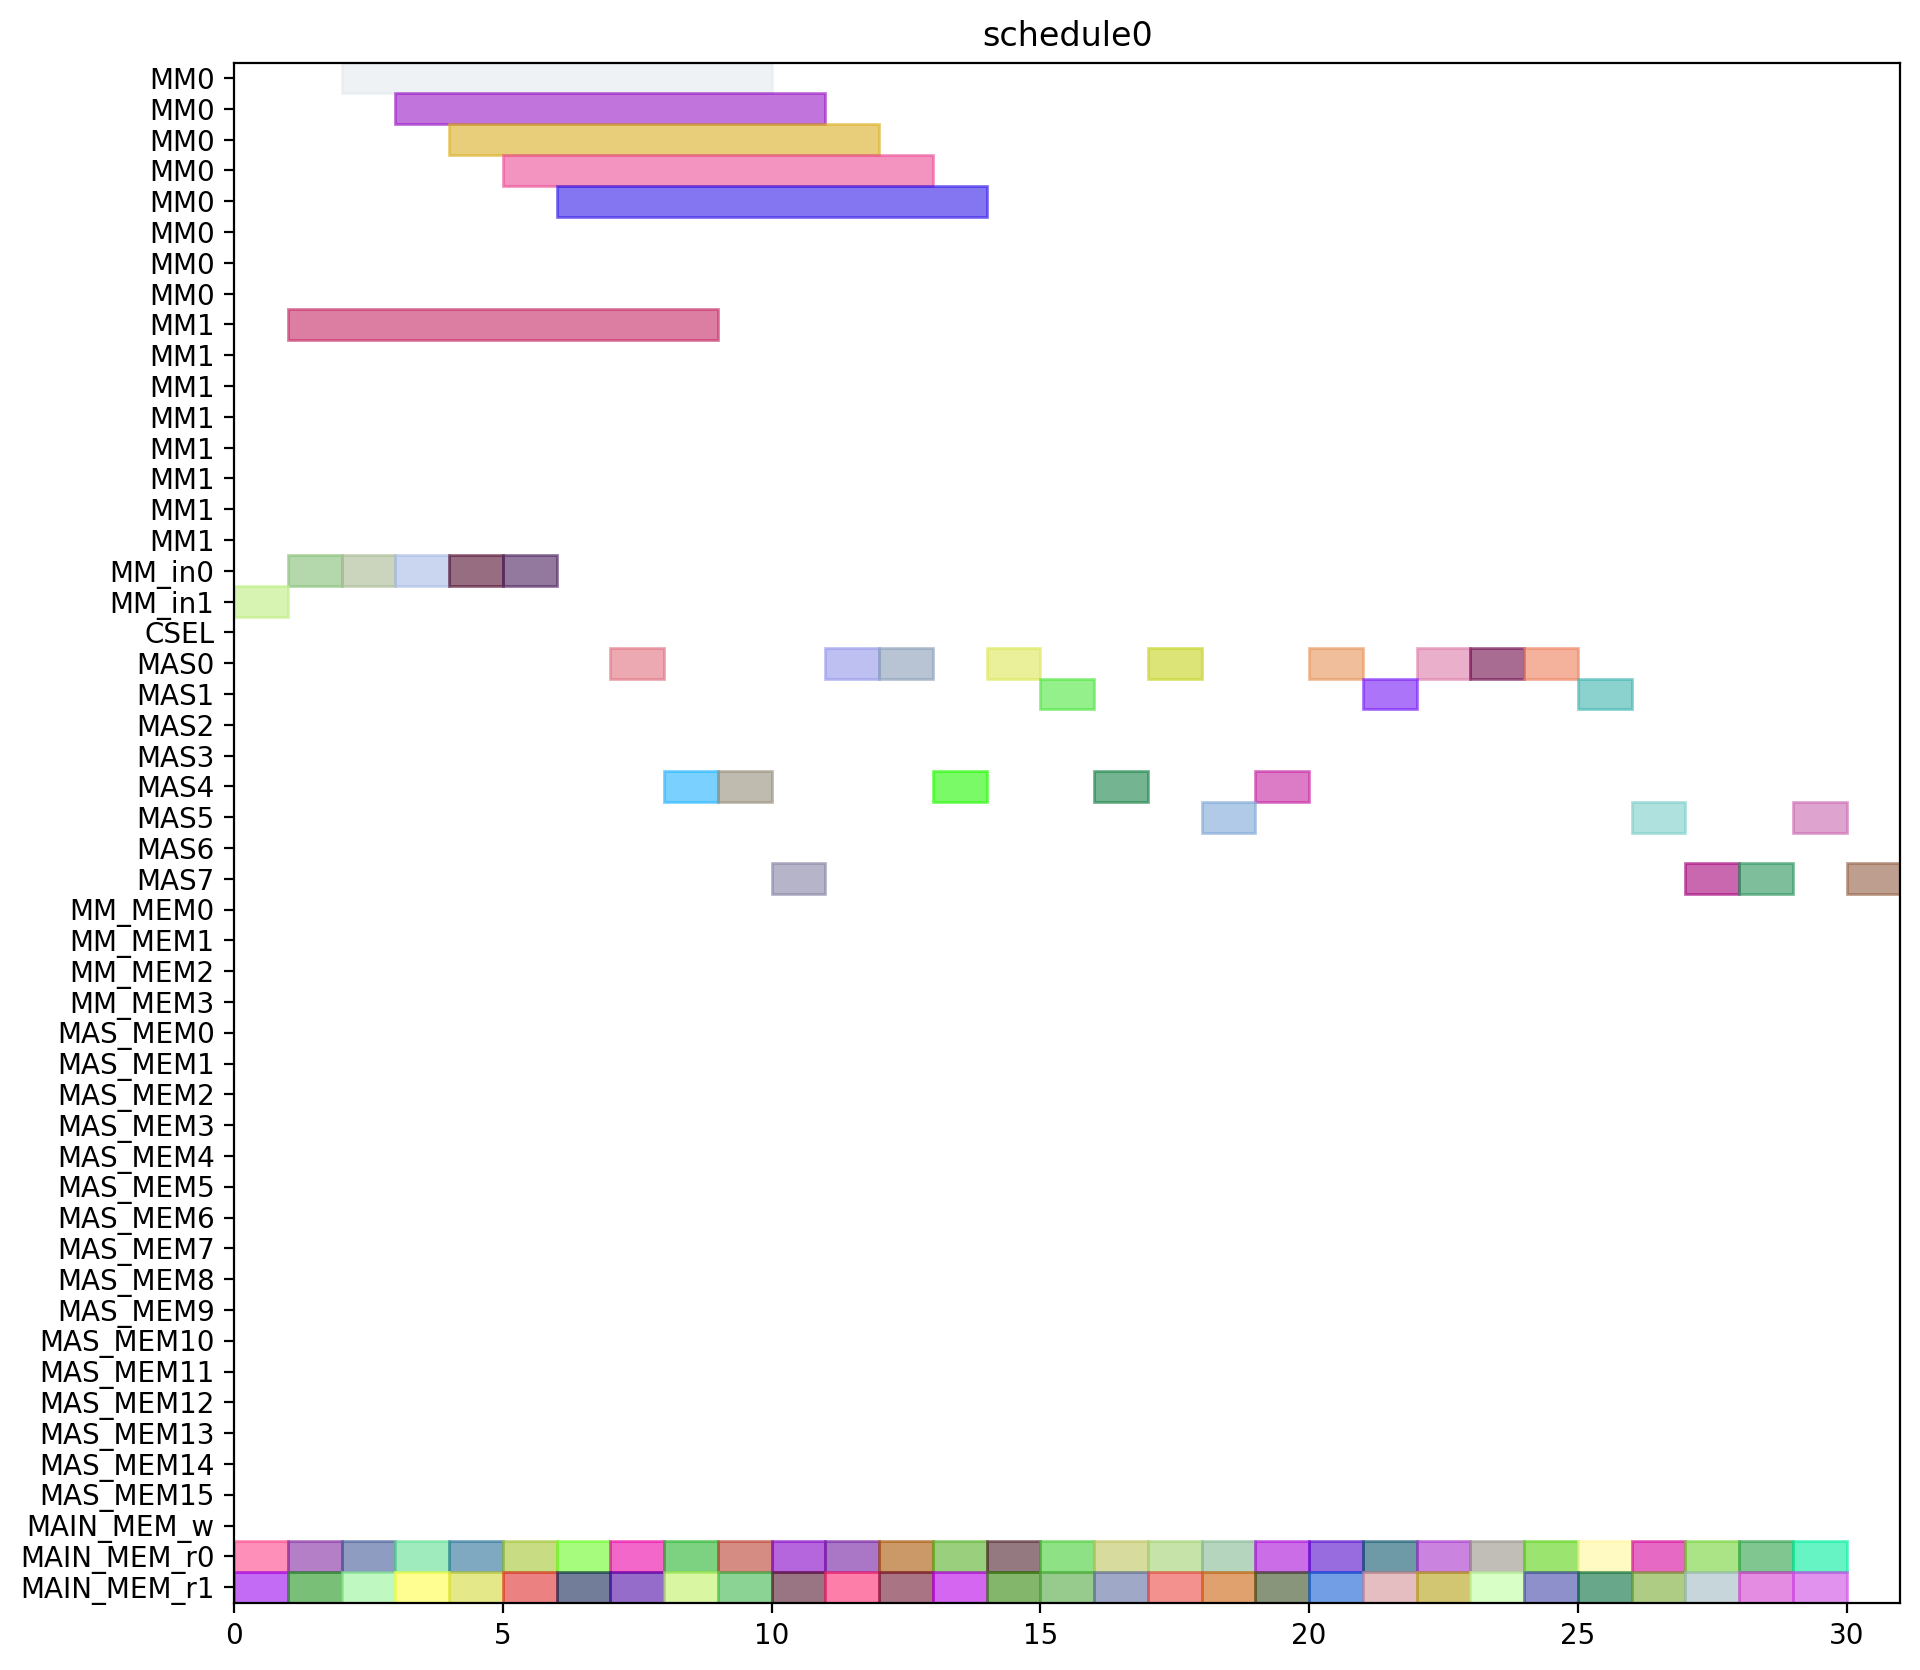

Generate this figure with Python:
from pyschedule import Scenario, solvers, plotters, alt


def solve():
	horizon = 149
	S = Scenario("schedule0", horizon=horizon)

	# resource
	MM = S.Resources('MM', num=2, size=8)
	MM_in = S.Resources('MM_in', num=2)
	CSEL = S.Resource('CSEL')
	MAS = S.Resources('MAS', num=8, size=1, periods=range(1, horizon))
	MM_MEM = S.Resources('MM_MEM', num=4)
	MAS_MEM = S.Resources('MAS_MEM', num=16)
	MAIN_MEM_w = S.Resource('MAIN_MEM_w', size=1)
	MAIN_MEM_r = S.Resources('MAIN_MEM_r', num=2)

	# result of previous scheduling

	# new tasks
	d_t0_a1_0 = S.Task('d_t0_a1_0', length=1, delay_cost=1)
	d_t0_a1_0 += alt(MAS)
	d_t0_a1_0_mem0 = S.Task('d_t0_a1_0_mem0', length=1, delay_cost=1)
	d_t0_a1_0_mem0 += MAIN_MEM_r[0]
	S += d_t0_a1_0_mem0 <= d_t0_a1_0

	d_t0_a1_0_mem1 = S.Task('d_t0_a1_0_mem1', length=1, delay_cost=1)
	d_t0_a1_0_mem1 += MAIN_MEM_r[1]
	S += d_t0_a1_0_mem1 <= d_t0_a1_0

	d_t0_a1_1 = S.Task('d_t0_a1_1', length=1, delay_cost=1)
	d_t0_a1_1 += alt(MAS)
	d_t0_a1_1_mem0 = S.Task('d_t0_a1_1_mem0', length=1, delay_cost=1)
	d_t0_a1_1_mem0 += MAIN_MEM_r[0]
	S += d_t0_a1_1_mem0 <= d_t0_a1_1

	d_t0_a1_1_mem1 = S.Task('d_t0_a1_1_mem1', length=1, delay_cost=1)
	d_t0_a1_1_mem1 += MAIN_MEM_r[1]
	S += d_t0_a1_1_mem1 <= d_t0_a1_1

	d_t0_t10 = S.Task('d_t0_t10', length=1, delay_cost=1)
	d_t0_t10 += alt(MAS)
	d_t0_t10_mem0 = S.Task('d_t0_t10_mem0', length=1, delay_cost=1)
	d_t0_t10_mem0 += MAIN_MEM_r[0]
	S += d_t0_t10_mem0 <= d_t0_t10

	d_t0_t10_mem1 = S.Task('d_t0_t10_mem1', length=1, delay_cost=1)
	d_t0_t10_mem1 += MAIN_MEM_r[1]
	S += d_t0_t10_mem1 <= d_t0_t10

	d_t0_t11 = S.Task('d_t0_t11', length=1, delay_cost=1)
	d_t0_t11 += alt(MAS)
	d_t0_t11_mem0 = S.Task('d_t0_t11_mem0', length=1, delay_cost=1)
	d_t0_t11_mem0 += MAIN_MEM_r[0]
	S += d_t0_t11_mem0 <= d_t0_t11

	d_t0_t11_mem1 = S.Task('d_t0_t11_mem1', length=1, delay_cost=1)
	d_t0_t11_mem1 += MAIN_MEM_r[1]
	S += d_t0_t11_mem1 <= d_t0_t11

	d_t0_t3_t0 = S.Task('d_t0_t3_t0', length=8, delay_cost=1)
	d_t0_t3_t0 += alt(MM)
	d_t0_t3_t0_in = S.Task('d_t0_t3_t0_in', length=1, delay_cost=1)
	d_t0_t3_t0_in += alt(MM_in)
	S += d_t0_t3_t0_in*MM_in[0]<=d_t0_t3_t0*MM[0]
	S += d_t0_t3_t0_in*MM_in[1]<=d_t0_t3_t0*MM[1]
	d_t0_t3_t0_mem0 = S.Task('d_t0_t3_t0_mem0', length=1, delay_cost=1)
	d_t0_t3_t0_mem0 += MAIN_MEM_r[0]
	S += d_t0_t3_t0_mem0 <= d_t0_t3_t0

	d_t0_t3_t0_mem1 = S.Task('d_t0_t3_t0_mem1', length=1, delay_cost=1)
	d_t0_t3_t0_mem1 += MAIN_MEM_r[1]
	S += d_t0_t3_t0_mem1 <= d_t0_t3_t0

	d_t0_t3_t1 = S.Task('d_t0_t3_t1', length=8, delay_cost=1)
	d_t0_t3_t1 += alt(MM)
	d_t0_t3_t1_in = S.Task('d_t0_t3_t1_in', length=1, delay_cost=1)
	d_t0_t3_t1_in += alt(MM_in)
	S += d_t0_t3_t1_in*MM_in[0]<=d_t0_t3_t1*MM[0]
	S += d_t0_t3_t1_in*MM_in[1]<=d_t0_t3_t1*MM[1]
	d_t0_t3_t1_mem0 = S.Task('d_t0_t3_t1_mem0', length=1, delay_cost=1)
	d_t0_t3_t1_mem0 += MAIN_MEM_r[0]
	S += d_t0_t3_t1_mem0 <= d_t0_t3_t1

	d_t0_t3_t1_mem1 = S.Task('d_t0_t3_t1_mem1', length=1, delay_cost=1)
	d_t0_t3_t1_mem1 += MAIN_MEM_r[1]
	S += d_t0_t3_t1_mem1 <= d_t0_t3_t1

	d_t0_t3_t2 = S.Task('d_t0_t3_t2', length=1, delay_cost=1)
	d_t0_t3_t2 += alt(MAS)
	d_t0_t3_t2_mem0 = S.Task('d_t0_t3_t2_mem0', length=1, delay_cost=1)
	d_t0_t3_t2_mem0 += MAIN_MEM_r[0]
	S += d_t0_t3_t2_mem0 <= d_t0_t3_t2

	d_t0_t3_t2_mem1 = S.Task('d_t0_t3_t2_mem1', length=1, delay_cost=1)
	d_t0_t3_t2_mem1 += MAIN_MEM_r[1]
	S += d_t0_t3_t2_mem1 <= d_t0_t3_t2

	d_t0_t3_t3 = S.Task('d_t0_t3_t3', length=1, delay_cost=1)
	d_t0_t3_t3 += alt(MAS)
	d_t0_t3_t3_mem0 = S.Task('d_t0_t3_t3_mem0', length=1, delay_cost=1)
	d_t0_t3_t3_mem0 += MAIN_MEM_r[0]
	S += d_t0_t3_t3_mem0 <= d_t0_t3_t3

	d_t0_t3_t3_mem1 = S.Task('d_t0_t3_t3_mem1', length=1, delay_cost=1)
	d_t0_t3_t3_mem1 += MAIN_MEM_r[1]
	S += d_t0_t3_t3_mem1 <= d_t0_t3_t3

	d_t1_a1_0 = S.Task('d_t1_a1_0', length=1, delay_cost=1)
	d_t1_a1_0 += alt(MAS)
	d_t1_a1_0_mem0 = S.Task('d_t1_a1_0_mem0', length=1, delay_cost=1)
	d_t1_a1_0_mem0 += MAIN_MEM_r[0]
	S += d_t1_a1_0_mem0 <= d_t1_a1_0

	d_t1_a1_0_mem1 = S.Task('d_t1_a1_0_mem1', length=1, delay_cost=1)
	d_t1_a1_0_mem1 += MAIN_MEM_r[1]
	S += d_t1_a1_0_mem1 <= d_t1_a1_0

	d_t1_a1_1 = S.Task('d_t1_a1_1', length=1, delay_cost=1)
	d_t1_a1_1 += alt(MAS)
	d_t1_a1_1_mem0 = S.Task('d_t1_a1_1_mem0', length=1, delay_cost=1)
	d_t1_a1_1_mem0 += MAIN_MEM_r[0]
	S += d_t1_a1_1_mem0 <= d_t1_a1_1

	d_t1_a1_1_mem1 = S.Task('d_t1_a1_1_mem1', length=1, delay_cost=1)
	d_t1_a1_1_mem1 += MAIN_MEM_r[1]
	S += d_t1_a1_1_mem1 <= d_t1_a1_1

	d_t1_t10 = S.Task('d_t1_t10', length=1, delay_cost=1)
	d_t1_t10 += alt(MAS)
	d_t1_t10_mem0 = S.Task('d_t1_t10_mem0', length=1, delay_cost=1)
	d_t1_t10_mem0 += MAIN_MEM_r[0]
	S += d_t1_t10_mem0 <= d_t1_t10

	d_t1_t10_mem1 = S.Task('d_t1_t10_mem1', length=1, delay_cost=1)
	d_t1_t10_mem1 += MAIN_MEM_r[1]
	S += d_t1_t10_mem1 <= d_t1_t10

	d_t1_t11 = S.Task('d_t1_t11', length=1, delay_cost=1)
	d_t1_t11 += alt(MAS)
	d_t1_t11_mem0 = S.Task('d_t1_t11_mem0', length=1, delay_cost=1)
	d_t1_t11_mem0 += MAIN_MEM_r[0]
	S += d_t1_t11_mem0 <= d_t1_t11

	d_t1_t11_mem1 = S.Task('d_t1_t11_mem1', length=1, delay_cost=1)
	d_t1_t11_mem1 += MAIN_MEM_r[1]
	S += d_t1_t11_mem1 <= d_t1_t11

	d_t1_t3_t0 = S.Task('d_t1_t3_t0', length=8, delay_cost=1)
	d_t1_t3_t0 += alt(MM)
	d_t1_t3_t0_in = S.Task('d_t1_t3_t0_in', length=1, delay_cost=1)
	d_t1_t3_t0_in += alt(MM_in)
	S += d_t1_t3_t0_in*MM_in[0]<=d_t1_t3_t0*MM[0]
	S += d_t1_t3_t0_in*MM_in[1]<=d_t1_t3_t0*MM[1]
	d_t1_t3_t0_mem0 = S.Task('d_t1_t3_t0_mem0', length=1, delay_cost=1)
	d_t1_t3_t0_mem0 += MAIN_MEM_r[0]
	S += d_t1_t3_t0_mem0 <= d_t1_t3_t0

	d_t1_t3_t0_mem1 = S.Task('d_t1_t3_t0_mem1', length=1, delay_cost=1)
	d_t1_t3_t0_mem1 += MAIN_MEM_r[1]
	S += d_t1_t3_t0_mem1 <= d_t1_t3_t0

	d_t1_t3_t1 = S.Task('d_t1_t3_t1', length=8, delay_cost=1)
	d_t1_t3_t1 += alt(MM)
	d_t1_t3_t1_in = S.Task('d_t1_t3_t1_in', length=1, delay_cost=1)
	d_t1_t3_t1_in += alt(MM_in)
	S += d_t1_t3_t1_in*MM_in[0]<=d_t1_t3_t1*MM[0]
	S += d_t1_t3_t1_in*MM_in[1]<=d_t1_t3_t1*MM[1]
	d_t1_t3_t1_mem0 = S.Task('d_t1_t3_t1_mem0', length=1, delay_cost=1)
	d_t1_t3_t1_mem0 += MAIN_MEM_r[0]
	S += d_t1_t3_t1_mem0 <= d_t1_t3_t1

	d_t1_t3_t1_mem1 = S.Task('d_t1_t3_t1_mem1', length=1, delay_cost=1)
	d_t1_t3_t1_mem1 += MAIN_MEM_r[1]
	S += d_t1_t3_t1_mem1 <= d_t1_t3_t1

	d_t1_t3_t2 = S.Task('d_t1_t3_t2', length=1, delay_cost=1)
	d_t1_t3_t2 += alt(MAS)
	d_t1_t3_t2_mem0 = S.Task('d_t1_t3_t2_mem0', length=1, delay_cost=1)
	d_t1_t3_t2_mem0 += MAIN_MEM_r[0]
	S += d_t1_t3_t2_mem0 <= d_t1_t3_t2

	d_t1_t3_t2_mem1 = S.Task('d_t1_t3_t2_mem1', length=1, delay_cost=1)
	d_t1_t3_t2_mem1 += MAIN_MEM_r[1]
	S += d_t1_t3_t2_mem1 <= d_t1_t3_t2

	d_t1_t3_t3 = S.Task('d_t1_t3_t3', length=1, delay_cost=1)
	d_t1_t3_t3 += alt(MAS)
	d_t1_t3_t3_mem0 = S.Task('d_t1_t3_t3_mem0', length=1, delay_cost=1)
	d_t1_t3_t3_mem0 += MAIN_MEM_r[0]
	S += d_t1_t3_t3_mem0 <= d_t1_t3_t3

	d_t1_t3_t3_mem1 = S.Task('d_t1_t3_t3_mem1', length=1, delay_cost=1)
	d_t1_t3_t3_mem1 += MAIN_MEM_r[1]
	S += d_t1_t3_t3_mem1 <= d_t1_t3_t3

	d_t2_a1_0 = S.Task('d_t2_a1_0', length=1, delay_cost=1)
	d_t2_a1_0 += alt(MAS)
	d_t2_a1_0_mem0 = S.Task('d_t2_a1_0_mem0', length=1, delay_cost=1)
	d_t2_a1_0_mem0 += MAIN_MEM_r[0]
	S += d_t2_a1_0_mem0 <= d_t2_a1_0

	d_t2_a1_0_mem1 = S.Task('d_t2_a1_0_mem1', length=1, delay_cost=1)
	d_t2_a1_0_mem1 += MAIN_MEM_r[1]
	S += d_t2_a1_0_mem1 <= d_t2_a1_0

	d_t2_a1_1 = S.Task('d_t2_a1_1', length=1, delay_cost=1)
	d_t2_a1_1 += alt(MAS)
	d_t2_a1_1_mem0 = S.Task('d_t2_a1_1_mem0', length=1, delay_cost=1)
	d_t2_a1_1_mem0 += MAIN_MEM_r[0]
	S += d_t2_a1_1_mem0 <= d_t2_a1_1

	d_t2_a1_1_mem1 = S.Task('d_t2_a1_1_mem1', length=1, delay_cost=1)
	d_t2_a1_1_mem1 += MAIN_MEM_r[1]
	S += d_t2_a1_1_mem1 <= d_t2_a1_1

	d_t2_t10 = S.Task('d_t2_t10', length=1, delay_cost=1)
	d_t2_t10 += alt(MAS)
	d_t2_t10_mem0 = S.Task('d_t2_t10_mem0', length=1, delay_cost=1)
	d_t2_t10_mem0 += MAIN_MEM_r[0]
	S += d_t2_t10_mem0 <= d_t2_t10

	d_t2_t10_mem1 = S.Task('d_t2_t10_mem1', length=1, delay_cost=1)
	d_t2_t10_mem1 += MAIN_MEM_r[1]
	S += d_t2_t10_mem1 <= d_t2_t10

	d_t2_t11 = S.Task('d_t2_t11', length=1, delay_cost=1)
	d_t2_t11 += alt(MAS)
	d_t2_t11_mem0 = S.Task('d_t2_t11_mem0', length=1, delay_cost=1)
	d_t2_t11_mem0 += MAIN_MEM_r[0]
	S += d_t2_t11_mem0 <= d_t2_t11

	d_t2_t11_mem1 = S.Task('d_t2_t11_mem1', length=1, delay_cost=1)
	d_t2_t11_mem1 += MAIN_MEM_r[1]
	S += d_t2_t11_mem1 <= d_t2_t11

	d_t2_t3_t0 = S.Task('d_t2_t3_t0', length=8, delay_cost=1)
	d_t2_t3_t0 += alt(MM)
	d_t2_t3_t0_in = S.Task('d_t2_t3_t0_in', length=1, delay_cost=1)
	d_t2_t3_t0_in += alt(MM_in)
	S += d_t2_t3_t0_in*MM_in[0]<=d_t2_t3_t0*MM[0]
	S += d_t2_t3_t0_in*MM_in[1]<=d_t2_t3_t0*MM[1]
	d_t2_t3_t0_mem0 = S.Task('d_t2_t3_t0_mem0', length=1, delay_cost=1)
	d_t2_t3_t0_mem0 += MAIN_MEM_r[0]
	S += d_t2_t3_t0_mem0 <= d_t2_t3_t0

	d_t2_t3_t0_mem1 = S.Task('d_t2_t3_t0_mem1', length=1, delay_cost=1)
	d_t2_t3_t0_mem1 += MAIN_MEM_r[1]
	S += d_t2_t3_t0_mem1 <= d_t2_t3_t0

	d_t2_t3_t1 = S.Task('d_t2_t3_t1', length=8, delay_cost=1)
	d_t2_t3_t1 += alt(MM)
	d_t2_t3_t1_in = S.Task('d_t2_t3_t1_in', length=1, delay_cost=1)
	d_t2_t3_t1_in += alt(MM_in)
	S += d_t2_t3_t1_in*MM_in[0]<=d_t2_t3_t1*MM[0]
	S += d_t2_t3_t1_in*MM_in[1]<=d_t2_t3_t1*MM[1]
	d_t2_t3_t1_mem0 = S.Task('d_t2_t3_t1_mem0', length=1, delay_cost=1)
	d_t2_t3_t1_mem0 += MAIN_MEM_r[0]
	S += d_t2_t3_t1_mem0 <= d_t2_t3_t1

	d_t2_t3_t1_mem1 = S.Task('d_t2_t3_t1_mem1', length=1, delay_cost=1)
	d_t2_t3_t1_mem1 += MAIN_MEM_r[1]
	S += d_t2_t3_t1_mem1 <= d_t2_t3_t1

	d_t2_t3_t2 = S.Task('d_t2_t3_t2', length=1, delay_cost=1)
	d_t2_t3_t2 += alt(MAS)
	d_t2_t3_t2_mem0 = S.Task('d_t2_t3_t2_mem0', length=1, delay_cost=1)
	d_t2_t3_t2_mem0 += MAIN_MEM_r[0]
	S += d_t2_t3_t2_mem0 <= d_t2_t3_t2

	d_t2_t3_t2_mem1 = S.Task('d_t2_t3_t2_mem1', length=1, delay_cost=1)
	d_t2_t3_t2_mem1 += MAIN_MEM_r[1]
	S += d_t2_t3_t2_mem1 <= d_t2_t3_t2

	d_t2_t3_t3 = S.Task('d_t2_t3_t3', length=1, delay_cost=1)
	d_t2_t3_t3 += alt(MAS)
	d_t2_t3_t3_mem0 = S.Task('d_t2_t3_t3_mem0', length=1, delay_cost=1)
	d_t2_t3_t3_mem0 += MAIN_MEM_r[0]
	S += d_t2_t3_t3_mem0 <= d_t2_t3_t3

	d_t2_t3_t3_mem1 = S.Task('d_t2_t3_t3_mem1', length=1, delay_cost=1)
	d_t2_t3_t3_mem1 += MAIN_MEM_r[1]
	S += d_t2_t3_t3_mem1 <= d_t2_t3_t3

	d_t3000 = S.Task('d_t3000', length=1, delay_cost=1)
	d_t3000 += alt(MAS)
	d_t3000_mem0 = S.Task('d_t3000_mem0', length=1, delay_cost=1)
	d_t3000_mem0 += MAIN_MEM_r[0]
	S += d_t3000_mem0 <= d_t3000

	d_t3000_mem1 = S.Task('d_t3000_mem1', length=1, delay_cost=1)
	d_t3000_mem1 += MAIN_MEM_r[1]
	S += d_t3000_mem1 <= d_t3000

	d_t3001 = S.Task('d_t3001', length=1, delay_cost=1)
	d_t3001 += alt(MAS)
	d_t3001_mem0 = S.Task('d_t3001_mem0', length=1, delay_cost=1)
	d_t3001_mem0 += MAIN_MEM_r[0]
	S += d_t3001_mem0 <= d_t3001

	d_t3001_mem1 = S.Task('d_t3001_mem1', length=1, delay_cost=1)
	d_t3001_mem1 += MAIN_MEM_r[1]
	S += d_t3001_mem1 <= d_t3001

	d_t3010 = S.Task('d_t3010', length=1, delay_cost=1)
	d_t3010 += alt(MAS)
	d_t3010_mem0 = S.Task('d_t3010_mem0', length=1, delay_cost=1)
	d_t3010_mem0 += MAIN_MEM_r[0]
	S += d_t3010_mem0 <= d_t3010

	d_t3010_mem1 = S.Task('d_t3010_mem1', length=1, delay_cost=1)
	d_t3010_mem1 += MAIN_MEM_r[1]
	S += d_t3010_mem1 <= d_t3010

	d_t3011 = S.Task('d_t3011', length=1, delay_cost=1)
	d_t3011 += alt(MAS)
	d_t3011_mem0 = S.Task('d_t3011_mem0', length=1, delay_cost=1)
	d_t3011_mem0 += MAIN_MEM_r[0]
	S += d_t3011_mem0 <= d_t3011

	d_t3011_mem1 = S.Task('d_t3011_mem1', length=1, delay_cost=1)
	d_t3011_mem1 += MAIN_MEM_r[1]
	S += d_t3011_mem1 <= d_t3011

	d_t4000 = S.Task('d_t4000', length=1, delay_cost=1)
	d_t4000 += alt(MAS)
	d_t4000_mem0 = S.Task('d_t4000_mem0', length=1, delay_cost=1)
	d_t4000_mem0 += MAIN_MEM_r[0]
	S += d_t4000_mem0 <= d_t4000

	d_t4000_mem1 = S.Task('d_t4000_mem1', length=1, delay_cost=1)
	d_t4000_mem1 += MAIN_MEM_r[1]
	S += d_t4000_mem1 <= d_t4000

	d_t4001 = S.Task('d_t4001', length=1, delay_cost=1)
	d_t4001 += alt(MAS)
	d_t4001_mem0 = S.Task('d_t4001_mem0', length=1, delay_cost=1)
	d_t4001_mem0 += MAIN_MEM_r[0]
	S += d_t4001_mem0 <= d_t4001

	d_t4001_mem1 = S.Task('d_t4001_mem1', length=1, delay_cost=1)
	d_t4001_mem1 += MAIN_MEM_r[1]
	S += d_t4001_mem1 <= d_t4001

	solvers.mip.solve(S,msg=1,kind='CPLEX',ratio_gap=1.01)

	solution = [['hoge']*len(S.solution()[1]) for i in range(len(S.solution()))]
	for i in range(len(S.solution())):
		for j in range(len(S.solution()[i])):
			solution[i][j]=str(S.solution()[i][j])
	print(solution)

	cycles = int(solution[-1][3])

	pic_file_name = "/home/mfukuda/ABE/multiRAM_multiMAS_16mux/scheduling_result/stage8MM2_stage1MAS8/FP12_LADDERMUL/schedule0.png"
	if(S.solution() != []):
		plotters.matplotlib.plot(S,img_filename=pic_file_name, show_task_labels=False, fig_size=(cycles*0.25+3, 10))

	return solution
